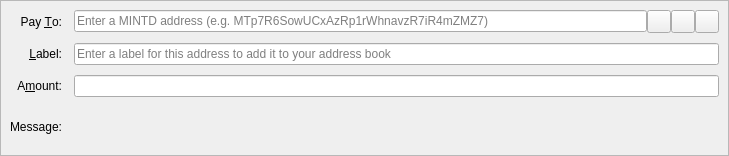
<?xml version="1.0" encoding="UTF-8"?>
<ui version="4.0">
 <class>SendCoinsEntry</class>
 <widget class="QStackedWidget" name="SendCoinsEntry">
  <property name="geometry">
   <rect>
    <x>0</x>
    <y>0</y>
    <width>729</width>
    <height>156</height>
   </rect>
  </property>
  <property name="focusPolicy">
   <enum>Qt::TabFocus</enum>
  </property>
  <property name="autoFillBackground">
   <bool>false</bool>
  </property>
  <widget class="QFrame" name="SendCoins">
   <property name="toolTip">
    <string>This is a normal payment.</string>
   </property>
   <property name="frameShape">
    <enum>QFrame::StyledPanel</enum>
   </property>
   <property name="frameShadow">
    <enum>QFrame::Sunken</enum>
   </property>
   <layout class="QGridLayout" name="gridLayout">
    <property name="horizontalSpacing">
     <number>12</number>
    </property>
    <property name="verticalSpacing">
     <number>10</number>
    </property>
    <item row="0" column="0">
     <widget class="QLabel" name="payToLabel">
      <property name="text">
       <string>Pay &amp;To:</string>
      </property>
      <property name="alignment">
       <set>Qt::AlignRight|Qt::AlignTrailing|Qt::AlignVCenter</set>
      </property>
      <property name="buddy">
       <cstring>payTo</cstring>
      </property>
     </widget>
    </item>
    <item row="0" column="1">
     <layout class="QHBoxLayout" name="payToLayout">
      <property name="spacing">
       <number>0</number>
      </property>
      <item>
       <widget class="QValidatedLineEdit" name="payTo">
        <property name="toolTip">
         <string>The MINTD address to send the payment to</string>
        </property>
        <property name="inputMask">
         <string/>
        </property>
        <property name="placeholderText">
         <string>Enter a MINTD address (e.g. MTp7R6SowUCxAzRp1rWhnavzR7iR4mZMZ7)</string>
        </property>
       </widget>
      </item>
      <item>
       <widget class="QToolButton" name="addressBookButton">
        <property name="toolTip">
         <string>Choose previously used address</string>
        </property>
        <property name="text">
         <string/>
        </property>
        <property name="icon">
         <iconset resource="../mintd.qrc">
          <normaloff>:/icons/address-book</normaloff>:/icons/address-book</iconset>
        </property>
        <property name="iconSize">
         <size>
          <width>16</width>
          <height>16</height>
         </size>
        </property>
        <property name="shortcut">
         <string>Alt+A</string>
        </property>
       </widget>
      </item>
      <item>
       <widget class="QToolButton" name="pasteButton">
        <property name="toolTip">
         <string>Paste address from clipboard</string>
        </property>
        <property name="text">
         <string/>
        </property>
        <property name="icon">
         <iconset resource="../mintd.qrc">
          <normaloff>:/icons/editpaste</normaloff>:/icons/editpaste</iconset>
        </property>
        <property name="shortcut">
         <string>Alt+P</string>
        </property>
       </widget>
      </item>
      <item>
       <widget class="QToolButton" name="deleteButton">
        <property name="toolTip">
         <string>Remove this entry</string>
        </property>
        <property name="text">
         <string/>
        </property>
        <property name="icon">
         <iconset resource="../mintd.qrc">
          <normaloff>:/icons/remove</normaloff>:/icons/remove</iconset>
        </property>
       </widget>
      </item>
     </layout>
    </item>
    <item row="1" column="0">
     <widget class="QLabel" name="labelLabel">
      <property name="text">
       <string>&amp;Label:</string>
      </property>
      <property name="alignment">
       <set>Qt::AlignRight|Qt::AlignTrailing|Qt::AlignVCenter</set>
      </property>
      <property name="buddy">
       <cstring>addAsLabel</cstring>
      </property>
     </widget>
    </item>
    <item row="1" column="1">
     <widget class="QLineEdit" name="addAsLabel">
      <property name="toolTip">
       <string>Enter a label for this address to add it to the list of used addresses</string>
      </property>
      <property name="inputMask">
       <string/>
      </property>
      <property name="placeholderText">
       <string>Enter a label for this address to add it to your address book</string>
      </property>
     </widget>
    </item>
    <item row="2" column="0">
     <widget class="QLabel" name="amountLabel">
      <property name="text">
       <string>A&amp;mount:</string>
      </property>
      <property name="alignment">
       <set>Qt::AlignRight|Qt::AlignTrailing|Qt::AlignVCenter</set>
      </property>
      <property name="buddy">
       <cstring>payAmount</cstring>
      </property>
     </widget>
    </item>
    <item row="2" column="1">
     <widget class="BitcoinAmountField" name="payAmount"/>
    </item>
    <item row="3" column="0">
     <widget class="QLabel" name="messageLabel">
      <property name="text">
       <string>Message:</string>
      </property>
      <property name="alignment">
       <set>Qt::AlignRight|Qt::AlignTrailing|Qt::AlignVCenter</set>
      </property>
     </widget>
    </item>
    <item row="3" column="1">
     <widget class="QLabel" name="messageTextLabel">
      <property name="toolTip">
       <string>A message that was attached to the MINTD: URI which will be stored with the transaction for your reference. Note: This message will not be sent over the MINTD network.</string>
      </property>
      <property name="textFormat">
       <enum>Qt::PlainText</enum>
      </property>
     </widget>
    </item>
   </layout>
  </widget>
  <widget class="QFrame" name="SendCoins_InsecurePaymentRequest">
   <property name="palette">
    <palette>
     <active>
      <colorrole role="WindowText">
       <brush brushstyle="SolidPattern">
        <color alpha="255">
         <red>0</red>
         <green>0</green>
         <blue>0</blue>
        </color>
       </brush>
      </colorrole>
      <colorrole role="Button">
       <brush brushstyle="SolidPattern">
        <color alpha="255">
         <red>255</red>
         <green>255</green>
         <blue>127</blue>
        </color>
       </brush>
      </colorrole>
      <colorrole role="Light">
       <brush brushstyle="SolidPattern">
        <color alpha="255">
         <red>255</red>
         <green>255</green>
         <blue>255</blue>
        </color>
       </brush>
      </colorrole>
      <colorrole role="Midlight">
       <brush brushstyle="SolidPattern">
        <color alpha="255">
         <red>255</red>
         <green>255</green>
         <blue>191</blue>
        </color>
       </brush>
      </colorrole>
      <colorrole role="Dark">
       <brush brushstyle="SolidPattern">
        <color alpha="255">
         <red>127</red>
         <green>127</green>
         <blue>63</blue>
        </color>
       </brush>
      </colorrole>
      <colorrole role="Mid">
       <brush brushstyle="SolidPattern">
        <color alpha="255">
         <red>170</red>
         <green>170</green>
         <blue>84</blue>
        </color>
       </brush>
      </colorrole>
      <colorrole role="Text">
       <brush brushstyle="SolidPattern">
        <color alpha="255">
         <red>0</red>
         <green>0</green>
         <blue>0</blue>
        </color>
       </brush>
      </colorrole>
      <colorrole role="BrightText">
       <brush brushstyle="SolidPattern">
        <color alpha="255">
         <red>255</red>
         <green>255</green>
         <blue>255</blue>
        </color>
       </brush>
      </colorrole>
      <colorrole role="ButtonText">
       <brush brushstyle="SolidPattern">
        <color alpha="255">
         <red>0</red>
         <green>0</green>
         <blue>0</blue>
        </color>
       </brush>
      </colorrole>
      <colorrole role="Base">
       <brush brushstyle="SolidPattern">
        <color alpha="255">
         <red>255</red>
         <green>255</green>
         <blue>255</blue>
        </color>
       </brush>
      </colorrole>
      <colorrole role="Window">
       <brush brushstyle="SolidPattern">
        <color alpha="255">
         <red>255</red>
         <green>255</green>
         <blue>127</blue>
        </color>
       </brush>
      </colorrole>
      <colorrole role="Shadow">
       <brush brushstyle="SolidPattern">
        <color alpha="255">
         <red>0</red>
         <green>0</green>
         <blue>0</blue>
        </color>
       </brush>
      </colorrole>
      <colorrole role="AlternateBase">
       <brush brushstyle="SolidPattern">
        <color alpha="255">
         <red>255</red>
         <green>255</green>
         <blue>191</blue>
        </color>
       </brush>
      </colorrole>
      <colorrole role="ToolTipBase">
       <brush brushstyle="SolidPattern">
        <color alpha="255">
         <red>255</red>
         <green>255</green>
         <blue>220</blue>
        </color>
       </brush>
      </colorrole>
      <colorrole role="ToolTipText">
       <brush brushstyle="SolidPattern">
        <color alpha="255">
         <red>0</red>
         <green>0</green>
         <blue>0</blue>
        </color>
       </brush>
      </colorrole>
     </active>
     <inactive>
      <colorrole role="WindowText">
       <brush brushstyle="SolidPattern">
        <color alpha="255">
         <red>0</red>
         <green>0</green>
         <blue>0</blue>
        </color>
       </brush>
      </colorrole>
      <colorrole role="Button">
       <brush brushstyle="SolidPattern">
        <color alpha="255">
         <red>255</red>
         <green>255</green>
         <blue>127</blue>
        </color>
       </brush>
      </colorrole>
      <colorrole role="Light">
       <brush brushstyle="SolidPattern">
        <color alpha="255">
         <red>255</red>
         <green>255</green>
         <blue>255</blue>
        </color>
       </brush>
      </colorrole>
      <colorrole role="Midlight">
       <brush brushstyle="SolidPattern">
        <color alpha="255">
         <red>255</red>
         <green>255</green>
         <blue>191</blue>
        </color>
       </brush>
      </colorrole>
      <colorrole role="Dark">
       <brush brushstyle="SolidPattern">
        <color alpha="255">
         <red>127</red>
         <green>127</green>
         <blue>63</blue>
        </color>
       </brush>
      </colorrole>
      <colorrole role="Mid">
       <brush brushstyle="SolidPattern">
        <color alpha="255">
         <red>170</red>
         <green>170</green>
         <blue>84</blue>
        </color>
       </brush>
      </colorrole>
      <colorrole role="Text">
       <brush brushstyle="SolidPattern">
        <color alpha="255">
         <red>0</red>
         <green>0</green>
         <blue>0</blue>
        </color>
       </brush>
      </colorrole>
      <colorrole role="BrightText">
       <brush brushstyle="SolidPattern">
        <color alpha="255">
         <red>255</red>
         <green>255</green>
         <blue>255</blue>
        </color>
       </brush>
      </colorrole>
      <colorrole role="ButtonText">
       <brush brushstyle="SolidPattern">
        <color alpha="255">
         <red>0</red>
         <green>0</green>
         <blue>0</blue>
        </color>
       </brush>
      </colorrole>
      <colorrole role="Base">
       <brush brushstyle="SolidPattern">
        <color alpha="255">
         <red>255</red>
         <green>255</green>
         <blue>255</blue>
        </color>
       </brush>
      </colorrole>
      <colorrole role="Window">
       <brush brushstyle="SolidPattern">
        <color alpha="255">
         <red>255</red>
         <green>255</green>
         <blue>127</blue>
        </color>
       </brush>
      </colorrole>
      <colorrole role="Shadow">
       <brush brushstyle="SolidPattern">
        <color alpha="255">
         <red>0</red>
         <green>0</green>
         <blue>0</blue>
        </color>
       </brush>
      </colorrole>
      <colorrole role="AlternateBase">
       <brush brushstyle="SolidPattern">
        <color alpha="255">
         <red>255</red>
         <green>255</green>
         <blue>191</blue>
        </color>
       </brush>
      </colorrole>
      <colorrole role="ToolTipBase">
       <brush brushstyle="SolidPattern">
        <color alpha="255">
         <red>255</red>
         <green>255</green>
         <blue>220</blue>
        </color>
       </brush>
      </colorrole>
      <colorrole role="ToolTipText">
       <brush brushstyle="SolidPattern">
        <color alpha="255">
         <red>0</red>
         <green>0</green>
         <blue>0</blue>
        </color>
       </brush>
      </colorrole>
     </inactive>
     <disabled>
      <colorrole role="WindowText">
       <brush brushstyle="SolidPattern">
        <color alpha="255">
         <red>127</red>
         <green>127</green>
         <blue>63</blue>
        </color>
       </brush>
      </colorrole>
      <colorrole role="Button">
       <brush brushstyle="SolidPattern">
        <color alpha="255">
         <red>255</red>
         <green>255</green>
         <blue>127</blue>
        </color>
       </brush>
      </colorrole>
      <colorrole role="Light">
       <brush brushstyle="SolidPattern">
        <color alpha="255">
         <red>255</red>
         <green>255</green>
         <blue>255</blue>
        </color>
       </brush>
      </colorrole>
      <colorrole role="Midlight">
       <brush brushstyle="SolidPattern">
        <color alpha="255">
         <red>255</red>
         <green>255</green>
         <blue>191</blue>
        </color>
       </brush>
      </colorrole>
      <colorrole role="Dark">
       <brush brushstyle="SolidPattern">
        <color alpha="255">
         <red>127</red>
         <green>127</green>
         <blue>63</blue>
        </color>
       </brush>
      </colorrole>
      <colorrole role="Mid">
       <brush brushstyle="SolidPattern">
        <color alpha="255">
         <red>170</red>
         <green>170</green>
         <blue>84</blue>
        </color>
       </brush>
      </colorrole>
      <colorrole role="Text">
       <brush brushstyle="SolidPattern">
        <color alpha="255">
         <red>127</red>
         <green>127</green>
         <blue>63</blue>
        </color>
       </brush>
      </colorrole>
      <colorrole role="BrightText">
       <brush brushstyle="SolidPattern">
        <color alpha="255">
         <red>255</red>
         <green>255</green>
         <blue>255</blue>
        </color>
       </brush>
      </colorrole>
      <colorrole role="ButtonText">
       <brush brushstyle="SolidPattern">
        <color alpha="255">
         <red>127</red>
         <green>127</green>
         <blue>63</blue>
        </color>
       </brush>
      </colorrole>
      <colorrole role="Base">
       <brush brushstyle="SolidPattern">
        <color alpha="255">
         <red>255</red>
         <green>255</green>
         <blue>127</blue>
        </color>
       </brush>
      </colorrole>
      <colorrole role="Window">
       <brush brushstyle="SolidPattern">
        <color alpha="255">
         <red>255</red>
         <green>255</green>
         <blue>127</blue>
        </color>
       </brush>
      </colorrole>
      <colorrole role="Shadow">
       <brush brushstyle="SolidPattern">
        <color alpha="255">
         <red>0</red>
         <green>0</green>
         <blue>0</blue>
        </color>
       </brush>
      </colorrole>
      <colorrole role="AlternateBase">
       <brush brushstyle="SolidPattern">
        <color alpha="255">
         <red>255</red>
         <green>255</green>
         <blue>127</blue>
        </color>
       </brush>
      </colorrole>
      <colorrole role="ToolTipBase">
       <brush brushstyle="SolidPattern">
        <color alpha="255">
         <red>255</red>
         <green>255</green>
         <blue>220</blue>
        </color>
       </brush>
      </colorrole>
      <colorrole role="ToolTipText">
       <brush brushstyle="SolidPattern">
        <color alpha="255">
         <red>0</red>
         <green>0</green>
         <blue>0</blue>
        </color>
       </brush>
      </colorrole>
     </disabled>
    </palette>
   </property>
   <property name="toolTip">
    <string>This is an unverified payment request.</string>
   </property>
   <property name="autoFillBackground">
    <bool>true</bool>
   </property>
   <property name="frameShape">
    <enum>QFrame::StyledPanel</enum>
   </property>
   <property name="frameShadow">
    <enum>QFrame::Sunken</enum>
   </property>
   <layout class="QGridLayout" name="gridLayout_is">
    <property name="spacing">
     <number>12</number>
    </property>
    <item row="0" column="0">
     <widget class="QLabel" name="payToLabel_is">
      <property name="text">
       <string>Pay To:</string>
      </property>
      <property name="alignment">
       <set>Qt::AlignRight|Qt::AlignTrailing|Qt::AlignVCenter</set>
      </property>
     </widget>
    </item>
    <item row="0" column="1">
     <layout class="QHBoxLayout" name="payToLayout_is">
      <property name="spacing">
       <number>0</number>
      </property>
      <item>
       <widget class="QLabel" name="payTo_is"/>
      </item>
      <item>
       <widget class="QToolButton" name="deleteButton_is">
        <property name="toolTip">
         <string>Remove this entry</string>
        </property>
        <property name="text">
         <string/>
        </property>
        <property name="icon">
         <iconset resource="../mintd.qrc">
          <normaloff>:/icons/remove</normaloff>:/icons/remove</iconset>
        </property>
       </widget>
      </item>
     </layout>
    </item>
    <item row="1" column="0">
     <widget class="QLabel" name="memoLabel_is">
      <property name="text">
       <string>Memo:</string>
      </property>
      <property name="alignment">
       <set>Qt::AlignRight|Qt::AlignTrailing|Qt::AlignVCenter</set>
      </property>
     </widget>
    </item>
    <item row="1" column="1">
     <widget class="QLabel" name="memoTextLabel_is">
      <property name="textFormat">
       <enum>Qt::PlainText</enum>
      </property>
     </widget>
    </item>
    <item row="2" column="0">
     <widget class="QLabel" name="amountLabel_is">
      <property name="text">
       <string>A&amp;mount:</string>
      </property>
      <property name="alignment">
       <set>Qt::AlignRight|Qt::AlignTrailing|Qt::AlignVCenter</set>
      </property>
      <property name="buddy">
       <cstring>payAmount_is</cstring>
      </property>
     </widget>
    </item>
    <item row="2" column="1">
     <widget class="BitcoinAmountField" name="payAmount_is">
      <property name="acceptDrops">
       <bool>false</bool>
      </property>
     </widget>
    </item>
   </layout>
  </widget>
  <widget class="QFrame" name="SendCoins_SecurePaymentRequest">
   <property name="palette">
    <palette>
     <active>
      <colorrole role="WindowText">
       <brush brushstyle="SolidPattern">
        <color alpha="255">
         <red>0</red>
         <green>0</green>
         <blue>0</blue>
        </color>
       </brush>
      </colorrole>
      <colorrole role="Button">
       <brush brushstyle="SolidPattern">
        <color alpha="255">
         <red>140</red>
         <green>232</green>
         <blue>119</blue>
        </color>
       </brush>
      </colorrole>
      <colorrole role="Light">
       <brush brushstyle="SolidPattern">
        <color alpha="255">
         <red>230</red>
         <green>255</green>
         <blue>224</blue>
        </color>
       </brush>
      </colorrole>
      <colorrole role="Midlight">
       <brush brushstyle="SolidPattern">
        <color alpha="255">
         <red>185</red>
         <green>243</green>
         <blue>171</blue>
        </color>
       </brush>
      </colorrole>
      <colorrole role="Dark">
       <brush brushstyle="SolidPattern">
        <color alpha="255">
         <red>70</red>
         <green>116</green>
         <blue>59</blue>
        </color>
       </brush>
      </colorrole>
      <colorrole role="Mid">
       <brush brushstyle="SolidPattern">
        <color alpha="255">
         <red>93</red>
         <green>155</green>
         <blue>79</blue>
        </color>
       </brush>
      </colorrole>
      <colorrole role="Text">
       <brush brushstyle="SolidPattern">
        <color alpha="255">
         <red>0</red>
         <green>0</green>
         <blue>0</blue>
        </color>
       </brush>
      </colorrole>
      <colorrole role="BrightText">
       <brush brushstyle="SolidPattern">
        <color alpha="255">
         <red>155</red>
         <green>255</green>
         <blue>147</blue>
        </color>
       </brush>
      </colorrole>
      <colorrole role="ButtonText">
       <brush brushstyle="SolidPattern">
        <color alpha="255">
         <red>0</red>
         <green>0</green>
         <blue>0</blue>
        </color>
       </brush>
      </colorrole>
      <colorrole role="Base">
       <brush brushstyle="SolidPattern">
        <color alpha="255">
         <red>119</red>
         <green>255</green>
         <blue>233</blue>
        </color>
       </brush>
      </colorrole>
      <colorrole role="Window">
       <brush brushstyle="SolidPattern">
        <color alpha="255">
         <red>140</red>
         <green>232</green>
         <blue>119</blue>
        </color>
       </brush>
      </colorrole>
      <colorrole role="Shadow">
       <brush brushstyle="SolidPattern">
        <color alpha="255">
         <red>0</red>
         <green>0</green>
         <blue>0</blue>
        </color>
       </brush>
      </colorrole>
      <colorrole role="AlternateBase">
       <brush brushstyle="SolidPattern">
        <color alpha="255">
         <red>197</red>
         <green>243</green>
         <blue>187</blue>
        </color>
       </brush>
      </colorrole>
      <colorrole role="NoRole">
       <brush brushstyle="SolidPattern">
        <color alpha="255">
         <red>125</red>
         <green>194</green>
         <blue>122</blue>
        </color>
       </brush>
      </colorrole>
      <colorrole role="ToolTipBase">
       <brush brushstyle="SolidPattern">
        <color alpha="255">
         <red>255</red>
         <green>255</green>
         <blue>220</blue>
        </color>
       </brush>
      </colorrole>
      <colorrole role="ToolTipText">
       <brush brushstyle="SolidPattern">
        <color alpha="255">
         <red>0</red>
         <green>0</green>
         <blue>0</blue>
        </color>
       </brush>
      </colorrole>
     </active>
     <inactive>
      <colorrole role="WindowText">
       <brush brushstyle="SolidPattern">
        <color alpha="255">
         <red>0</red>
         <green>0</green>
         <blue>0</blue>
        </color>
       </brush>
      </colorrole>
      <colorrole role="Button">
       <brush brushstyle="SolidPattern">
        <color alpha="255">
         <red>140</red>
         <green>232</green>
         <blue>119</blue>
        </color>
       </brush>
      </colorrole>
      <colorrole role="Light">
       <brush brushstyle="SolidPattern">
        <color alpha="255">
         <red>230</red>
         <green>255</green>
         <blue>224</blue>
        </color>
       </brush>
      </colorrole>
      <colorrole role="Midlight">
       <brush brushstyle="SolidPattern">
        <color alpha="255">
         <red>185</red>
         <green>243</green>
         <blue>171</blue>
        </color>
       </brush>
      </colorrole>
      <colorrole role="Dark">
       <brush brushstyle="SolidPattern">
        <color alpha="255">
         <red>70</red>
         <green>116</green>
         <blue>59</blue>
        </color>
       </brush>
      </colorrole>
      <colorrole role="Mid">
       <brush brushstyle="SolidPattern">
        <color alpha="255">
         <red>93</red>
         <green>155</green>
         <blue>79</blue>
        </color>
       </brush>
      </colorrole>
      <colorrole role="Text">
       <brush brushstyle="SolidPattern">
        <color alpha="255">
         <red>0</red>
         <green>0</green>
         <blue>0</blue>
        </color>
       </brush>
      </colorrole>
      <colorrole role="BrightText">
       <brush brushstyle="SolidPattern">
        <color alpha="255">
         <red>155</red>
         <green>255</green>
         <blue>147</blue>
        </color>
       </brush>
      </colorrole>
      <colorrole role="ButtonText">
       <brush brushstyle="SolidPattern">
        <color alpha="255">
         <red>0</red>
         <green>0</green>
         <blue>0</blue>
        </color>
       </brush>
      </colorrole>
      <colorrole role="Base">
       <brush brushstyle="SolidPattern">
        <color alpha="255">
         <red>119</red>
         <green>255</green>
         <blue>233</blue>
        </color>
       </brush>
      </colorrole>
      <colorrole role="Window">
       <brush brushstyle="SolidPattern">
        <color alpha="255">
         <red>140</red>
         <green>232</green>
         <blue>119</blue>
        </color>
       </brush>
      </colorrole>
      <colorrole role="Shadow">
       <brush brushstyle="SolidPattern">
        <color alpha="255">
         <red>0</red>
         <green>0</green>
         <blue>0</blue>
        </color>
       </brush>
      </colorrole>
      <colorrole role="AlternateBase">
       <brush brushstyle="SolidPattern">
        <color alpha="255">
         <red>197</red>
         <green>243</green>
         <blue>187</blue>
        </color>
       </brush>
      </colorrole>
      <colorrole role="NoRole">
       <brush brushstyle="SolidPattern">
        <color alpha="255">
         <red>125</red>
         <green>194</green>
         <blue>122</blue>
        </color>
       </brush>
      </colorrole>
      <colorrole role="ToolTipBase">
       <brush brushstyle="SolidPattern">
        <color alpha="255">
         <red>255</red>
         <green>255</green>
         <blue>220</blue>
        </color>
       </brush>
      </colorrole>
      <colorrole role="ToolTipText">
       <brush brushstyle="SolidPattern">
        <color alpha="255">
         <red>0</red>
         <green>0</green>
         <blue>0</blue>
        </color>
       </brush>
      </colorrole>
     </inactive>
     <disabled>
      <colorrole role="WindowText">
       <brush brushstyle="SolidPattern">
        <color alpha="255">
         <red>70</red>
         <green>116</green>
         <blue>59</blue>
        </color>
       </brush>
      </colorrole>
      <colorrole role="Button">
       <brush brushstyle="SolidPattern">
        <color alpha="255">
         <red>140</red>
         <green>232</green>
         <blue>119</blue>
        </color>
       </brush>
      </colorrole>
      <colorrole role="Light">
       <brush brushstyle="SolidPattern">
        <color alpha="255">
         <red>230</red>
         <green>255</green>
         <blue>224</blue>
        </color>
       </brush>
      </colorrole>
      <colorrole role="Midlight">
       <brush brushstyle="SolidPattern">
        <color alpha="255">
         <red>185</red>
         <green>243</green>
         <blue>171</blue>
        </color>
       </brush>
      </colorrole>
      <colorrole role="Dark">
       <brush brushstyle="SolidPattern">
        <color alpha="255">
         <red>70</red>
         <green>116</green>
         <blue>59</blue>
        </color>
       </brush>
      </colorrole>
      <colorrole role="Mid">
       <brush brushstyle="SolidPattern">
        <color alpha="255">
         <red>93</red>
         <green>155</green>
         <blue>79</blue>
        </color>
       </brush>
      </colorrole>
      <colorrole role="Text">
       <brush brushstyle="SolidPattern">
        <color alpha="255">
         <red>70</red>
         <green>116</green>
         <blue>59</blue>
        </color>
       </brush>
      </colorrole>
      <colorrole role="BrightText">
       <brush brushstyle="SolidPattern">
        <color alpha="255">
         <red>155</red>
         <green>255</green>
         <blue>147</blue>
        </color>
       </brush>
      </colorrole>
      <colorrole role="ButtonText">
       <brush brushstyle="SolidPattern">
        <color alpha="255">
         <red>70</red>
         <green>116</green>
         <blue>59</blue>
        </color>
       </brush>
      </colorrole>
      <colorrole role="Base">
       <brush brushstyle="SolidPattern">
        <color alpha="255">
         <red>140</red>
         <green>232</green>
         <blue>119</blue>
        </color>
       </brush>
      </colorrole>
      <colorrole role="Window">
       <brush brushstyle="SolidPattern">
        <color alpha="255">
         <red>140</red>
         <green>232</green>
         <blue>119</blue>
        </color>
       </brush>
      </colorrole>
      <colorrole role="Shadow">
       <brush brushstyle="SolidPattern">
        <color alpha="255">
         <red>0</red>
         <green>0</green>
         <blue>0</blue>
        </color>
       </brush>
      </colorrole>
      <colorrole role="AlternateBase">
       <brush brushstyle="SolidPattern">
        <color alpha="255">
         <red>140</red>
         <green>232</green>
         <blue>119</blue>
        </color>
       </brush>
      </colorrole>
      <colorrole role="NoRole">
       <brush brushstyle="SolidPattern">
        <color alpha="255">
         <red>125</red>
         <green>194</green>
         <blue>122</blue>
        </color>
       </brush>
      </colorrole>
      <colorrole role="ToolTipBase">
       <brush brushstyle="SolidPattern">
        <color alpha="255">
         <red>255</red>
         <green>255</green>
         <blue>220</blue>
        </color>
       </brush>
      </colorrole>
      <colorrole role="ToolTipText">
       <brush brushstyle="SolidPattern">
        <color alpha="255">
         <red>0</red>
         <green>0</green>
         <blue>0</blue>
        </color>
       </brush>
      </colorrole>
     </disabled>
    </palette>
   </property>
   <property name="toolTip">
    <string>This is a verified payment request.</string>
   </property>
   <property name="autoFillBackground">
    <bool>true</bool>
   </property>
   <property name="frameShape">
    <enum>QFrame::StyledPanel</enum>
   </property>
   <property name="frameShadow">
    <enum>QFrame::Sunken</enum>
   </property>
   <layout class="QGridLayout" name="gridLayout_s">
    <property name="spacing">
     <number>12</number>
    </property>
    <item row="0" column="0">
     <widget class="QLabel" name="payToLabel_s">
      <property name="text">
       <string>Pay To:</string>
      </property>
      <property name="alignment">
       <set>Qt::AlignRight|Qt::AlignTrailing|Qt::AlignVCenter</set>
      </property>
     </widget>
    </item>
    <item row="0" column="1">
     <layout class="QHBoxLayout" name="payToLayout_s">
      <property name="spacing">
       <number>0</number>
      </property>
      <item>
       <widget class="QLabel" name="payTo_s">
        <property name="textFormat">
         <enum>Qt::PlainText</enum>
        </property>
       </widget>
      </item>
      <item>
       <widget class="QToolButton" name="deleteButton_s">
        <property name="toolTip">
         <string>Remove this entry</string>
        </property>
        <property name="text">
         <string/>
        </property>
        <property name="icon">
         <iconset resource="../mintd.qrc">
          <normaloff>:/icons/remove</normaloff>:/icons/remove</iconset>
        </property>
       </widget>
      </item>
     </layout>
    </item>
    <item row="1" column="0">
     <widget class="QLabel" name="memoLabel_s">
      <property name="text">
       <string>Memo:</string>
      </property>
      <property name="alignment">
       <set>Qt::AlignRight|Qt::AlignTrailing|Qt::AlignVCenter</set>
      </property>
     </widget>
    </item>
    <item row="1" column="1">
     <widget class="QLabel" name="memoTextLabel_s">
      <property name="textFormat">
       <enum>Qt::PlainText</enum>
      </property>
     </widget>
    </item>
    <item row="2" column="0">
     <widget class="QLabel" name="amountLabel_s">
      <property name="text">
       <string>A&amp;mount:</string>
      </property>
      <property name="alignment">
       <set>Qt::AlignRight|Qt::AlignTrailing|Qt::AlignVCenter</set>
      </property>
      <property name="buddy">
       <cstring>payAmount_s</cstring>
      </property>
     </widget>
    </item>
    <item row="2" column="1">
     <widget class="BitcoinAmountField" name="payAmount_s">
      <property name="acceptDrops">
       <bool>false</bool>
      </property>
     </widget>
    </item>
   </layout>
  </widget>
 </widget>
 <customwidgets>
  <customwidget>
   <class>QValidatedLineEdit</class>
   <extends>QLineEdit</extends>
   <header>qvalidatedlineedit.h</header>
  </customwidget>
  <customwidget>
   <class>BitcoinAmountField</class>
   <extends>QLineEdit</extends>
   <header>bitcoinamountfield.h</header>
   <container>1</container>
  </customwidget>
 </customwidgets>
 <tabstops>
  <tabstop>payTo</tabstop>
  <tabstop>addressBookButton</tabstop>
  <tabstop>pasteButton</tabstop>
  <tabstop>deleteButton</tabstop>
  <tabstop>addAsLabel</tabstop>
  <tabstop>payAmount</tabstop>
  <tabstop>payAmount_is</tabstop>
  <tabstop>deleteButton_is</tabstop>
  <tabstop>payAmount_s</tabstop>
  <tabstop>deleteButton_s</tabstop>
 </tabstops>
 <resources>
  <include location="../mintd.qrc"/>
 </resources>
 <connections/>
</ui>
